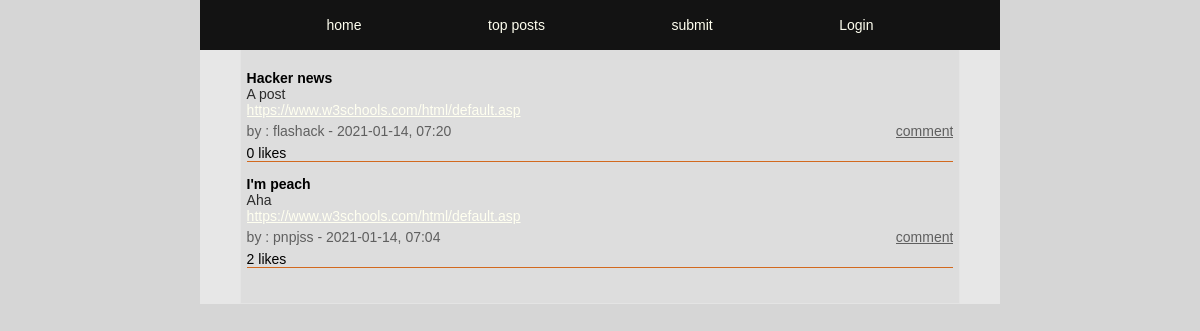
The page / on the database its author committed.
### tables this page shows
CREATE TABLE posts (
id INTEGER PRIMARY KEY AUTOINCREMENT,
title TEXT,
user_id INTEGER,
url TEXT,
description TEXT,
post_date DATETIME);

CREATE TABLE users (
id INTEGER PRIMARY KEY AUTOINCREMENT,
username TEXT NOT NULL UNIQUE,
email TEXT NOT NULL UNIQUE,
firstname TEXT NOT NULL,
lastname TEXT NOT NULL,
passwd TEXT NOT NULL, 
biography TEXT, 
avatar TEXT);

### app/functions.php (called while the page is built, shortened)
<?php
function getLikes($pdo, $postId)
{
    $query = "SELECT COUNT(*) FROM upvotes WHERE post_id = :post_id";
    $statement = $pdo->prepare($query);
    $statement->bindParam(':post_id', $postId, PDO::PARAM_STR);
    $statement->execute();
    $likeCount = $statement->fetch(PDO::FETCH_ASSOC);
    return $likeCount;
}

### index.php (the view, shortened to what this page needs)
<?php
require __DIR__ . ('/app/views/header.php');
require __DIR__ . ('/app/autoload.php');
require __DIR__ . ('/app/views/nav.php');
if (isset($_GET['top-posts'])) {
    $posts = getMostLiked($pdo);
} else {
    $statement = $pdo->query('SELECT posts.*, users.username FROM users INNER JOIN posts ON posts.user_id = users.id ORDER BY post_date DESC');
    $posts = $statement->fetchAll(PDO::FETCH_ASSOC);
}
?>
<main>
    <section>
        <article class="index-container">
            <?php foreach ($posts as $post) : ?>
                <?php $postId = $post['id']; ?>
                <?php $likeCount = getLikes($pdo, $postId); ?>
                <div class="index-title">
                    <h4> <?= $post['title']; ?> </h4>
                </div>
                <div class="index-description">
                    <p><?= $post['description'] ?></p>
                </div>
                <div class="index-url">
                    <a href="<?= $post['url']; ?>"><?= $post['url']; ?></a>
                </div>
                <div class="index-poster-info">
                    <p><?= "by : " . $post['username'] . " - " . $post['post_date']; ?></p>
                    <a href="comments.php?id=<?= $post['id'] ?>&title=<?= $post['title'] ?>">comment</a>
                </div>
                <div class="index-poster-likes">
                    <?= $likeCount['COUNT(*)'] . ' likes ' ?>
                </div>
            <?php endforeach; ?>
        </article>
    </section>
</main>
<?php require __DIR__ . ('/app/views/nav.php'); ?>

### app/assets/style.css (style rules this page uses)
* { box-sizing: border-box; margin: 0; font-family: Verdana, Geneva, Tahoma, sans-serif, Arial, Teko-regular; font-size: 14px; }
body { width: 100%; display: flex; justify-content: center; min-height: 100vh; width: 100%; position: absolute; margin-left: auto; margin-right: auto; background-color: rgb(214, 214, 214); }
a { color :ivory; }
main { display: flex; justify-content: center; height: 100%; width: 100%; background-color: #4e463a; max-width: 800px; }
section { display: flex; justify-content: center; width: 100% ; max-width: 800px; min-height:100% ; margin-top: 50px; background-color: rgb(231, 231, 231); flex-wrap: wrap; }

### app/assets/index.css (style rules this page uses)
.index-container { display: flex; width: 90%; height:auto; flex-wrap: wrap; background-color: rgb(221, 221, 221); border: 1px solid rgb(228, 228, 228); border-top: none; padding: 0.4rem ; padding-bottom: 2.5rem; }
.index-title { height : auto; width: 100%; margin-top: 1rem; }
.index-description { height : auto; word-break: break-all; width:90%; font-size: 16px; color: rgb(43, 43, 43); }
.index-url { width: 80%; overflow: hidden; text-overflow: ellipsis; white-space: nowrap; }
.index-poster-info { padding:0.4rem 0 0.4rem; display: flex; justify-content: space-between; height: auto; width: 100%; font-size: 14px; color: rgb(95, 95, 95); }
.index-poster-info a { color: rgb(95, 95, 95); overflow: hidden; text-overflow: ellipsis; white-space: nowrap; }
.index-poster-likes { display: flex; justify-content: flex-start; width: 100%; background-color: rgb(221, 221, 221); border: none; border-bottom: solid 1px chocolate; }

### rows shown on the page
posts: title "Hacker news", description "A post", url "https://www.w3schools.com/html/default.asp", user.username "flashack", post_date "2021-01-14, 07:20", COUNT "0"
posts: title "I'm peach", description "Aha", url "https://www.w3schools.com/html/default.asp", user.username "pnpjss", post_date "2021-01-14, 07:04", COUNT "2"
